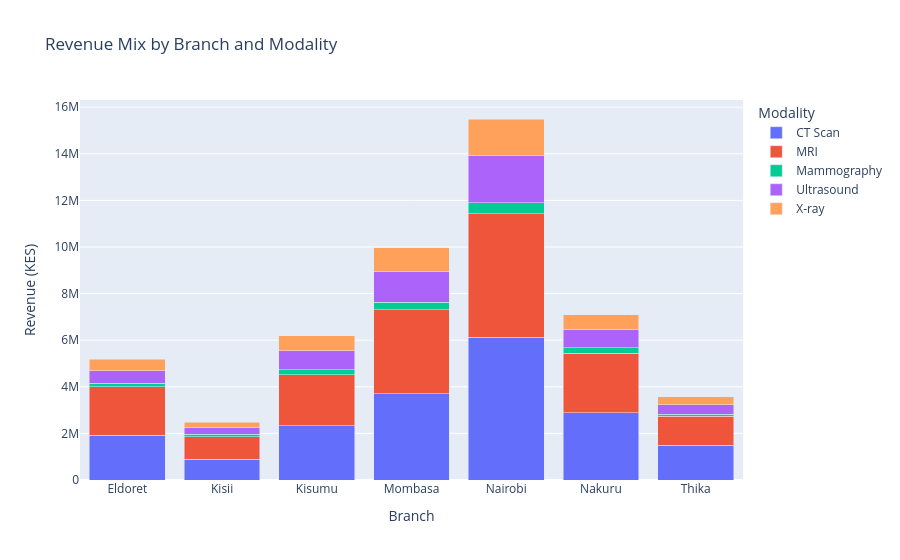

This figure's notebook cell:
### Code cell
# 4. Revenue by branch, split by modality 
rev_mix = df.groupby(['branch', 'modality'], observed=True)['price_kes'].sum().reset_index()
 
fig = px.bar(
    rev_mix, x='branch', y='price_kes', color='modality', barmode='stack',
    title='Revenue Mix by Branch and Modality',
    labels={'branch': 'Branch', 'price_kes': 'Revenue (KES)', 'modality': 'Modality'}
)
plt.savefig('revenue_mix_by_branch_modality.png')
fig.show()

### Figure 1 — Plotly figure (JSON) as saved in the notebook; plotly's stock layout.template omitted (floating-point values rounded to 4 significant figures)
{"data": [{"hovertemplate": "Modality=CT Scan<br>Branch=%{x}<br>Revenue (KES)=%{y}<extra></extra>", "legendgroup": "CT Scan", "marker": {"color": "#636efa", "pattern": {"shape": ""}}, "name": "CT Scan", "orientation": "v", "showlegend": true, "textposition": "auto", "type": "bar", "x": ["Eldoret", "Kisii", "Kisumu", "Mombasa", "Nairobi", "Nakuru", "Thika"], "xaxis": "x", "y": [1916000.0, 880700.0, 2322000.0, 3707000.0, 6122000.0, 2893000.0, 1498000.0], "yaxis": "y"}, {"hovertemplate": "Modality=MRI<br>Branch=%{x}<br>Revenue (KES)=%{y}<extra></extra>", "legendgroup": "MRI", "marker": {"color": "#EF553B", "pattern": {"shape": ""}}, "name": "MRI", "orientation": "v", "showlegend": true, "textposition": "auto", "type": "bar", "x": ["Eldoret", "Kisii", "Kisumu", "Mombasa", "Nairobi", "Nakuru", "Thika"], "xaxis": "x", "y": [2076000.0, 971400.0, 2197000.0, 3594000.0, 5307000.0, 2553000.0, 1237000.0], "yaxis": "y"}, {"hovertemplate": "Modality=Mammography<br>Branch=%{x}<br>Revenue (KES)=%{y}<extra></extra>", "legendgroup": "Mammography", "marker": {"color": "#00cc96", "pattern": {"shape": ""}}, "name": "Mammography", "orientation": "v", "showlegend": true, "textposition": "auto", "type": "bar", "x": ["Eldoret", "Kisii", "Kisumu", "Mombasa", "Nairobi", "Nakuru", "Thika"], "xaxis": "x", "y": [150900.0, 112800.0, 214500.0, 321500.0, 468800.0, 227400.0, 91280.0], "yaxis": "y"}, {"hovertemplate": "Modality=Ultrasound<br>Branch=%{x}<br>Revenue (KES)=%{y}<extra></extra>", "legendgroup": "Ultrasound", "marker": {"color": "#ab63fa", "pattern": {"shape": ""}}, "name": "Ultrasound", "orientation": "v", "showlegend": true, "textposition": "auto", "type": "bar", "x": ["Eldoret", "Kisii", "Kisumu", "Mombasa", "Nairobi", "Nakuru", "Thika"], "xaxis": "x", "y": [553900.0, 296700.0, 806700.0, 1305000.0, 2011000.0, 775700.0, 404300.0], "yaxis": "y"}, {"hovertemplate": "Modality=X-ray<br>Branch=%{x}<br>Revenue (KES)=%{y}<extra></extra>", "legendgroup": "X-ray", "marker": {"color": "#FFA15A", "pattern": {"shape": ""}}, "name": "X-ray", "orientation": "v", "showlegend": true, "textposition": "auto", "type": "bar", "x": ["Eldoret", "Kisii", "Kisumu", "Mombasa", "Nairobi", "Nakuru", "Thika"], "xaxis": "x", "y": [494800.0, 224000.0, 643100.0, 1040000.0, 1583000.0, 650100.0, 349200.0], "yaxis": "y"}], "layout": {"barmode": "stack", "legend": {"title": {"text": "Modality"}, "tracegroupgap": 0}, "title": {"text": "Revenue Mix by Branch and Modality"}, "xaxis": {"anchor": "y", "domain": [0, 1], "title": {"text": "Branch"}}, "yaxis": {"anchor": "x", "domain": [0, 1], "title": {"text": "Revenue (KES)"}}}}
